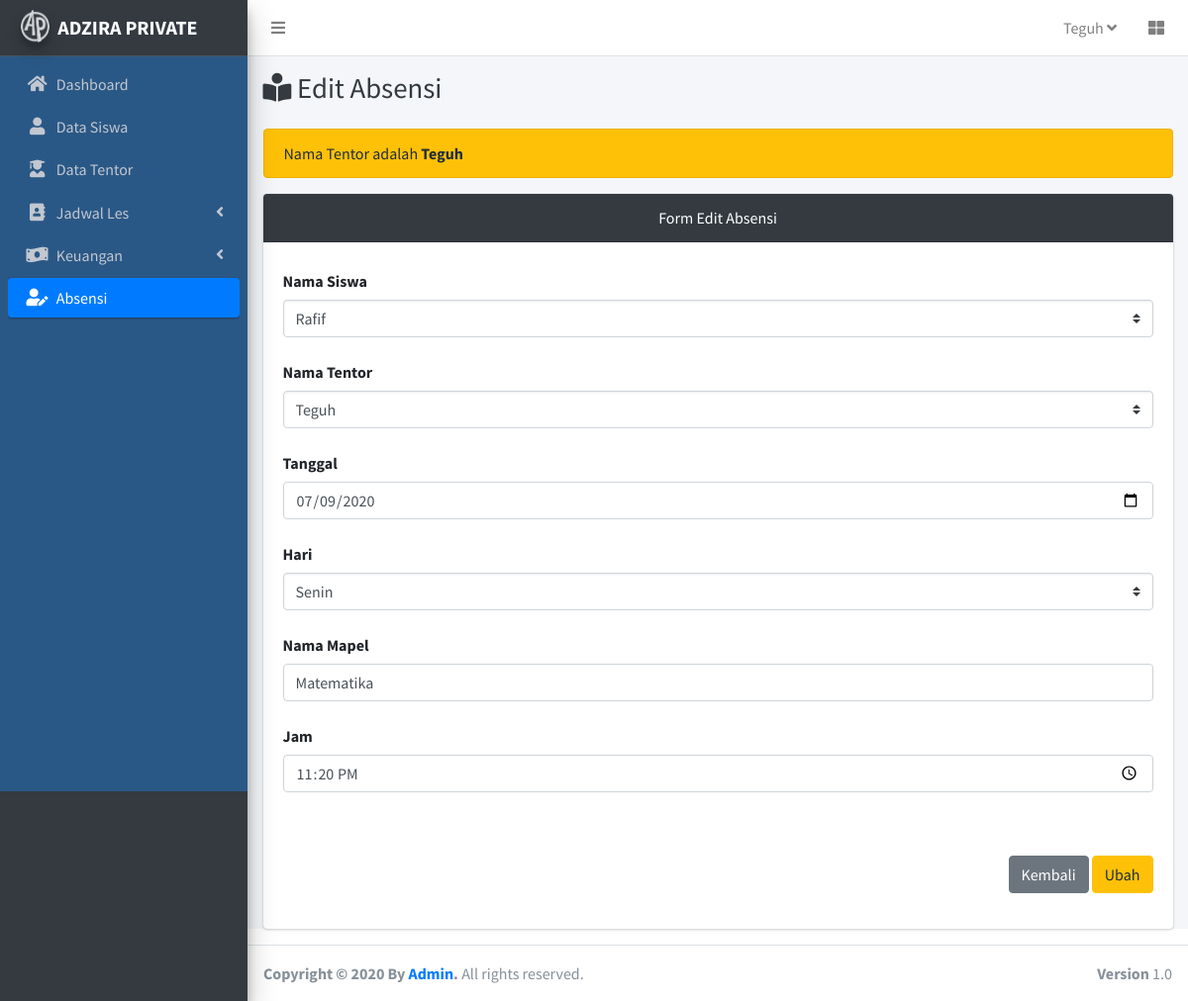
Screenshot of /c_absensi/edit/14 with the database file from the repository.
### tables this page shows
CREATE TABLE `tentor` (
  `id_tentor` int(11) NOT NULL,
  `nama` varchar(50) NOT NULL,
  `alamat` varchar(255) NOT NULL,
  `no_tlp` varchar(13) NOT NULL,
  `bidang_keahlian` varchar(50) DEFAULT NULL,
  `sekolah` varchar(50) DEFAULT NULL,
  `jurusan` varchar(50) DEFAULT NULL,
  `semester` int(11) DEFAULT NULL,
  `image` varchar(50) DEFAULT NULL
);

CREATE TABLE `absensi` (
  `id_absensi` int(11) NOT NULL,
  `id_tentor` int(11) NOT NULL,
  `id_siswa` int(11) NOT NULL,
  `tanggal` date NOT NULL,
  `hari` varchar(10) NOT NULL,
  `jam` time NOT NULL,
  `mapel` varchar(50) NOT NULL
);

### application/controllers/C_Absensi.php (called while the page is built, shortened)
<?php
class C_Absensi extends CI_Controller{
    public function __Construct()
    {
        $this->load->model('Absensi_model');
        $this->load->model('Tentor_model');
        $this->load->model('Siswa_model');
    }
    public function edit($id)
    {
        $data['absensi'] = $this->Absensi_model->getAbsensiById($id);
        $data['tentor'] = $this->Tentor_model->getAllTentor();
        $data['siswa'] = $this->Siswa_model->getAllSiswa();
        $data['hari'] = ['Senin','Selasa','Rabu','Kamis','Jumat','Sabtu','Minggu'];
        $data['judul'] = 'Edit Absensi';
        $data['aktifdashboard'] = '';
        $data['aktifsiswa'] = '';
        $data['aktiftentor'] = '';
        $data['aktifjadwal'] = '';
        $data['aktifabsensi'] = 'active';
        $data['aktifkeuangan'] = '';
        $data['user'] = $this->db->get_where('admin')->row_array();
        $this->load->view('template/header',$data);
        $this->load->view('absensi/edit',$data);
        $this->load->view('template/footer');
    }
}

### index.php (called while the page is built, shortened)
<?php
require_once BASEPATH.'core/CodeIgniter.php';

### application/models/Absensi_model.php (called while the page is built, shortened)
<?php
class Absensi_model extends CI_model{
    public function getAbsensiById($id)
    {
        return $this->db->get_where('absensi',['id_absensi' => $id])->row_array();
    }
}

### application/models/Tentor_model.php (called while the page is built, shortened)
<?php
class Tentor_model extends CI_model{
    public function getAllTentor()
    {
        return $this->db->get('tentor')->result_array();
    }
}

### application/models/Siswa_model.php (called while the page is built, shortened)
<?php
class Siswa_model extends CI_model{
    public function getAllSiswa()
    {
       return  $this->db->get('siswa')->result_array();
    }
}

### application/views/absensi/edit.php (the view)
<div class="content-wrapper">
    <div class="content-header">
      <div class="container-fluid">
        <div class="row mb-2">
          <div class="col-sm-6">
            <h1 class="m-0 text-dark"><i class="fas fa-book-reader"> </i> Edit Absensi</h1>
          </div>
        </div>
      </div>
    </div>
    <section class="content">
        <div class="container">
            <div class="alert alert-warning" role="alert">
                <?php foreach($tentor as $t):?>
                    <?php if($absensi['id_tentor'] == $t['id_tentor']) :?>
                        Nama Tentor adalah <strong><?= $t['nama'];?> </strong>
                    <?php endif;?>
                <?php endforeach;?>
            </div>
            <div class="card">
                <div class="card-header bg-dark text-center">
                    Form Edit Absensi
                </div>
            <form action="<?= base_url();?>c_absensi/ubah/<?= $absensi['id_absensi'];?>" method="post">
                <div class="card-body">
                    <div class="form-group">
                        <label class="col-form-label">Nama Siswa</label>
                        <select name="id_siswa" class="custom-select">
                            <?php foreach($siswa as $s):?>
                                <?php if($absensi['id_siswa'] == $s['id_siswa']) :?>
                                    <option value="<?= $s['id_siswa'];?>" selected><?= $s['nama'];?></option>
                                <?php else :?>
                                    <option value="<?= $s['id_siswa'];?>"><?= $s['nama'];?></option>
                                <?php endif;?>
                            <?php endforeach;?>
                        </select>
                    </div>
                    <div class="form-group">
                        <label class="col-form-label">Nama Tentor</label>
                        <select name="id_tentor" class="custom-select">
                            <?php foreach($tentor as $t):?>
                                <?php if($absensi['id_tentor']== $t['id_tentor']) :?>
                                    <option value="<?= $t['id_tentor'];?>" selected><?= $t['nama'];?></option>
                                <?php else :?>
                                    <option value="<?= $t['id_tentor'];?>"><?= $t['nama'];?></option>
                                <?php endif;?>
                            <?php endforeach;?>
                        </select>
                    </div>
                    <div class="form-group">
                        <label class="col-form-label">Tanggal</label>
                        <input type="date" class="form-control" value="<?= $absensi['tanggal'];?>" name="tanggal">
                    </div>
                    <div class="form-group">
                        <label class="col-form-label">Hari</label>
                        <select name="hari" class="custom-select">
                            <?php foreach($hari as $h):?>
                                <?php if($absensi['hari'] == $h) :?>
                                    <option value="<?= $h;?>" selected><?= $h;?></option>
                                <?php else :?>
                                    <option value="<?= $h;?>"><?= $h;?></option>
                                <?php endif;?>
                            <?php endforeach;?>
                        </select>
                    </div>
                    <div class="form-group">
                        <label class="col-form-label">Nama Mapel</label>
                        <input type="text" class="form-control" value="<?= $absensi['mapel'];?>" name="mapel">
                    </div>
                    <div class="form-group">
                        <label class="col-form-label">Jam</label>
                        <input type="time" class="form-control" value="<?= $absensi['jam'];?>" name="jam">
                    </div>
                    <div class="form-group float-right mt-5">
                        <a href="<?= base_url();?>c_absensi/detail/<?= $absensi['id_absensi'];?>" class="btn btn-secondary">Kembali</a>
                        <button type="submit" class="btn btn-warning">Ubah</button>
                    </div>
                </div>
            </form>
            </div>
        </div>
    </section>
</div>

### application/views/template/header.php (shortened to what this page needs)
<!DOCTYPE html>
<html>
<head>
  <link rel="stylesheet" href="<?= base_url();?>assetAdmin/plugins/fontawesome-free/css/all.min.css">
  <link rel="stylesheet" href="https://code.ionicframework.com/ionicons/2.0.1/css/ionicons.min.css">
  <link rel="stylesheet" href="<?= base_url();?>assetAdmin/plugins/tempusdominus-bootstrap-4/css/tempusdominus-bootstrap-4.min.css">
  <link rel="stylesheet" href="<?= base_url();?>assetAdmin/plugins/icheck-bootstrap/icheck-bootstrap.min.css">
  <link rel="stylesheet" href="<?= base_url();?>assetAdmin/plugins/jqvmap/jqvmap.min.css">
  <link rel="stylesheet" href="<?= base_url();?>assetAdmin/dist/css/adminlte.min.css">
  <link rel="stylesheet" href="<?= base_url();?>assetAdmin/dist/jos.css">
  <link rel="stylesheet" href="<?= base_url();?>assetAdmin/plugins/overlayScrollbars/css/OverlayScrollbars.min.css">
  <link rel="stylesheet" href="<?= base_url();?>assetAdmin/plugins/daterangepicker/daterangepicker.css">
  <link rel="stylesheet" href="<?= base_url();?>assetAdmin/plugins/summernote/summernote-bs4.css">
</head>
<body class="hold-transition sidebar-mini layout-fixed">
<div class="wrapper">
  <nav class="main-header navbar navbar-expand navbar-white navbar-light">
    <ul class="navbar-nav">
      <li class="nav-item">
        <a class="nav-link" data-widget="pushmenu" href="#" role="button"><i class="fas fa-bars"></i></a>
      </li>
    </ul>
    <ul class="navbar-nav ml-auto">
      <li class="nav-item dropdown">
        <a class="nav-link" data-toggle="dropdown" href="#"> <?= $user['username'];?>
          <i class="fas fa-angle-down"></i>
        </a>
      </li>
      <li class="nav-item">
        <a class="nav-link" data-widget="control-sidebar" data-slide="true" href="#" role="button">
          <i class="fas fa-th-large"></i>
        </a>
      </li>
    </ul>
  </nav>
  <aside class="main-sidebar sidebar-dark-primary elevation-4 bg-dark">
    <a href="<?= base_url();?>" class="brand-link">
      <img src="<?= base_url();?>assetAdmin/dist/img/AdminLTELogo.png" alt="AdminLTE Logo" class="brand-image img-circle elevation-3"
           style="opacity: .8">
      <span class="brand-text font-weight-bold">ADZIRA PRIVATE</span>
    </a>
    <div class="sidebar froge">
      <nav class="mt-2">
        <ul class="nav nav-pills nav-sidebar flex-column" data-widget="treeview" role="menu" data-accordion="false">
          <li class="nav-item has-treeview">
            <a href="<?= base_url();?>c_home" class="nav-link <?= $aktifdashboard;?>">
              <i class="nav-icon fas fa-home"></i>
              <p>Dashboard</p>
            </a>
          </li>
          <li class="nav-item has-treeview">
            <a href="<?= base_url();?>c_siswa" class="nav-link <?= $aktifsiswa;?>">
              <i class="nav-icon fas fa-user"></i>
              <p>Data Siswa</p>
            </a>
          </li>
          <li class="nav-item has-treeview">
            <a href="<?= base_url();?>c_tentor" class="nav-link <?= $aktiftentor;?>">
              <i class="nav-icon fas fa-user-graduate"></i>
              <p>Data Tentor</p>
            </a>
          </li>
          <li class="nav-item has-treeview">
            <a href="#" class="nav-link <?= $aktifjadwal;?>">
              <i class="nav-icon fas fa-address-book"></i>
              <p>
                Jadwal Les
                <i class="right fas fa-angle-left"></i>
              </p>
            </a>
          </li>
          <li class="nav-item has-treeview">
            <a href="#" class="nav-link <?= $aktifkeuangan;?>">
              <i class="nav-icon fas fa-money-bill-wave"></i>
              <p>
                Keuangan
                <i class="fas fa-angle-left right"></i>
              </p>
            </a>
          </li>
          <li class="nav-item has-treeview">
            <a href="<?= base_url() ;?>c_absensi" class="nav-link <?= $aktifabsensi;?>">
              <i class="nav-icon fas fa-user-edit"></i>
              <p> Absensi</p>
            </a>
          </li>
        </ul>
      </nav>
    </div>
  </aside>

### rows the page displays
tentor: nama "Teguh"
absensi: tanggal "07/09/2020", hari "Senin", mapel "Matematika", jam "23:20:00"

### other values shown
$user['username'] "Teguh"
form field id_siswa "Rafif"
form field id_tentor "Teguh"
